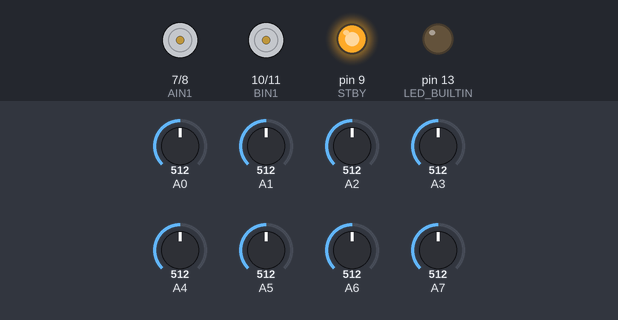
A sketch run on a simulated Arduino Nano, built with avr-gcc and run on an emulated ATmega328P. On the bench: motor-driver pin pairs drawn as motors (green arrow = first pin HIGH = forward, orange = second pin HIGH = backward, longer = more drive, scaled by the enable pin, stopped while the standby pin is LOW), output pins drawn as LEDs (lit = HIGH). The inputs (shaded band) are chosen by the test bench; at power-on: A0 = 512, A1 = 512, A2 = 512, A3 = 512, A4 = 512, A5 = 512, A6 = 512, A7 = 512. What the sketch prints to the serial monitor is not drawn.

Above: at 0.1 s.
At 14.3 s:
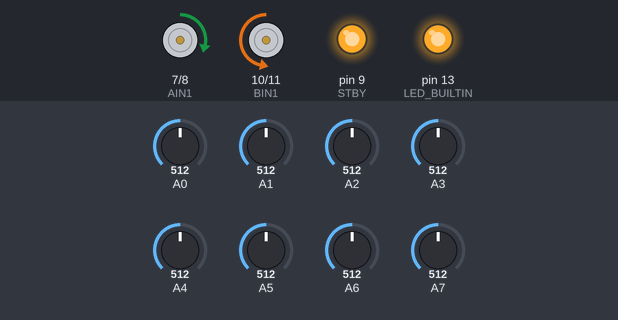
At 28.4 s:
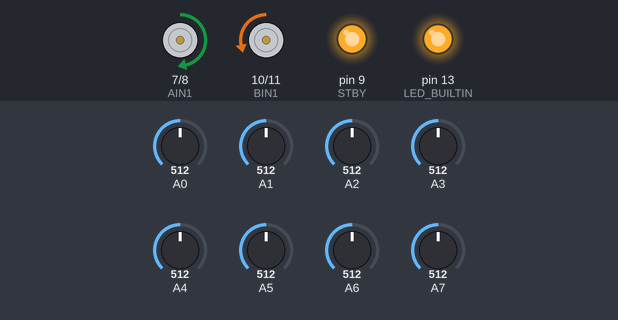
At 56.6 s:
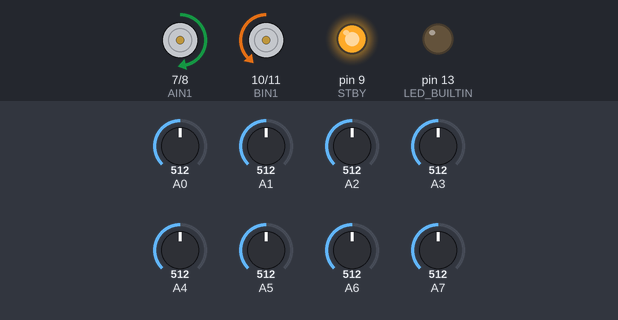
Timing chart, 0 to 58.1 s (numbered marks = the images above):
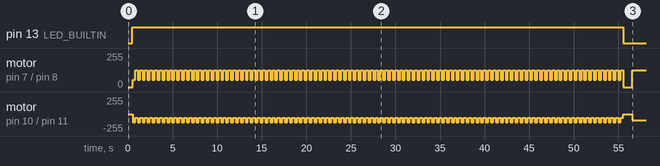

Measured:
- by itself, motor on pin 7 (AIN1) / pin 8 (AIN2): stopped → forward 55/255 at 0.53 s, → forward 125/255 0.28 s later, → forward 55/255 0.28 s later, → forward 125/255 0.28 s later, … (202 changes in this stretch)
- by itself, motor on pin 10 (BIN1) / pin 11 (BIN2): stopped → backward 125/255 at 0.53 s, → backward 55/255 0.28 s later, → backward 125/255 0.28 s later, → backward 55/255 0.28 s later, … (202 changes in this stretch)

The sketch:

tracking_cat_final.ino
```cpp
#define PWMA 6
#define PWMB 5
#define AIN1 7
#define AIN2 8
#define BIN1 10
#define BIN2 11
#define STBY 9

#include <QTRSensors.h>

// ========== НАСТРОЙКИ ==========
#define SWEEP_TIME 200           // ⏱ Время свипа в одну сторону (мс)
#define ARC_BASE_SPEED 90        // 🚗 Базовая скорость обоих моторов
#define ARC_DIFF 35              // 🔄 Разница скоростей для плавного поворота
// ===============================

QTRSensors qtr;
const uint8_t SensorCount = 8;
uint16_t sensorValues[SensorCount];

// === 🛑 Остановка ===
void stopMotors() {
  analogWrite(PWMA, 0);
  analogWrite(PWMB, 0);
  digitalWrite(AIN1, LOW); digitalWrite(AIN2, LOW);
  digitalWrite(BIN1, LOW); digitalWrite(BIN2, LOW);
}

// === 🌀 Плавный поворот (оба мотора вперёд, разная скорость) ===
// direction: true = вправо, false = влево
void smoothTurn(bool direction, uint8_t baseSpeed = ARC_BASE_SPEED, uint8_t diff = ARC_DIFF) {
  if (direction) {
    // ➡️ Вправо: левый мотор быстрее → робот плавно поворачивает вправо
    digitalWrite(AIN1, HIGH); digitalWrite(AIN2, LOW);
    analogWrite(PWMA, baseSpeed + diff);
    digitalWrite(BIN1, LOW);  digitalWrite(BIN2, HIGH);
    analogWrite(PWMB, baseSpeed - diff);
  } else {
    // ⬅️ Влево: правый мотор быстрее → робот плавно поворачивает влево
    digitalWrite(AIN1, HIGH); digitalWrite(AIN2, LOW);
    analogWrite(PWMA, baseSpeed - diff);
    digitalWrite(BIN1, LOW);  digitalWrite(BIN2, HIGH);
    analogWrite(PWMB, baseSpeed + diff);
  }
}

// === Обёртки для удобства ===
void turnLeft(uint8_t speed = ARC_BASE_SPEED, uint8_t diff = ARC_DIFF) {
  smoothTurn(false, speed, diff);
}

void turnRight(uint8_t speed = ARC_BASE_SPEED, uint8_t diff = ARC_DIFF) {
  smoothTurn(true, speed, diff);
}

// === Вперёд (для основного цикла) ===
void forward(uint8_t speed = 100) {
  digitalWrite(AIN1, HIGH); digitalWrite(AIN2, LOW);
  analogWrite(PWMA, speed);
  digitalWrite(BIN1, LOW);  digitalWrite(BIN2, HIGH);
  analogWrite(PWMB, speed);
}

void setup() {
  Serial.begin(115200);  // ✅ Единый baud rate

  pinMode(STBY, OUTPUT);
  digitalWrite(STBY, HIGH);

  pinMode(AIN1, OUTPUT); pinMode(AIN2, OUTPUT);
  pinMode(BIN1, OUTPUT); pinMode(BIN2, OUTPUT);
  pinMode(PWMA, OUTPUT); pinMode(PWMB, OUTPUT);

  stopMotors();

  // === Настройка QTR ===
  qtr.setTypeAnalog();
  qtr.setSensorPins((const uint8_t[]){A7, A6, A5, A4, A3, A2, A1, A0}, SensorCount);
  qtr.setEmitterPin(2);

  delay(500);
  pinMode(LED_BUILTIN, OUTPUT);
  digitalWrite(LED_BUILTIN, HIGH);  // 🔴 Калибровка началась

  Serial.println("↔️ Старт калибровки: плавный свип влево-вправо по 200 мс...");

  // === 🔄 Цикл калибровки с боковым сканированием ===
  for (uint16_t i = 0; i < 400; i++) {
    qtr.calibrate();

    // Каждые 2 итерации (~50 мс * 2 = 100 мс) меняем направление
    // Но держим направление по 200 мс = ~4 итерации цикла
    if (i % 4 == 0) {
      turnLeft();
      delay(SWEEP_TIME);      // ⬅️ 200 мс влево
      qtr.calibrate();        // Доп. замер на пике поворота
    }
    else if (i % 4 == 2) {
      turnRight();
      delay(SWEEP_TIME);      // ➡️ 200 мс вправо
      qtr.calibrate();        // Доп. замер на пике поворота
    }
  }

  stopMotors();
  digitalWrite(LED_BUILTIN, LOW);  // 🟢 Калибровка завершена
  Serial.println("✅ Калибровка готова!");

  // === Вывод мин/макс значений ===
  Serial.print("Min: ");
  for (uint8_t i = 0; i < SensorCount; i++) {
    Serial.print(qtr.calibrationOn.minimum[i]);
    Serial.print(' ');
  }
  Serial.println();

  Serial.print("Max: ");
  for (uint8_t i = 0; i < SensorCount; i++) {
    Serial.print(qtr.calibrationOn.maximum[i]);
    Serial.print(' ');
  }
  Serial.println("\n");
  delay(1000);
}

void loop() {
  uint16_t position = qtr.readLineBlack(sensorValues);

  // Вывод: 8 сенсоров + позиция линии
  for (uint8_t i = 0; i < SensorCount; i++) {
    Serial.print(sensorValues[i]);
    Serial.print('\t');
  }
  Serial.println(position);

  // === Простая логика следования ===
  if (position < 3500) {
    turnLeft(90, 30);
  } else if (position > 3500) {
    turnRight(90, 30);
  } else {
    forward(90);
  }

  delay(250);
}
```
